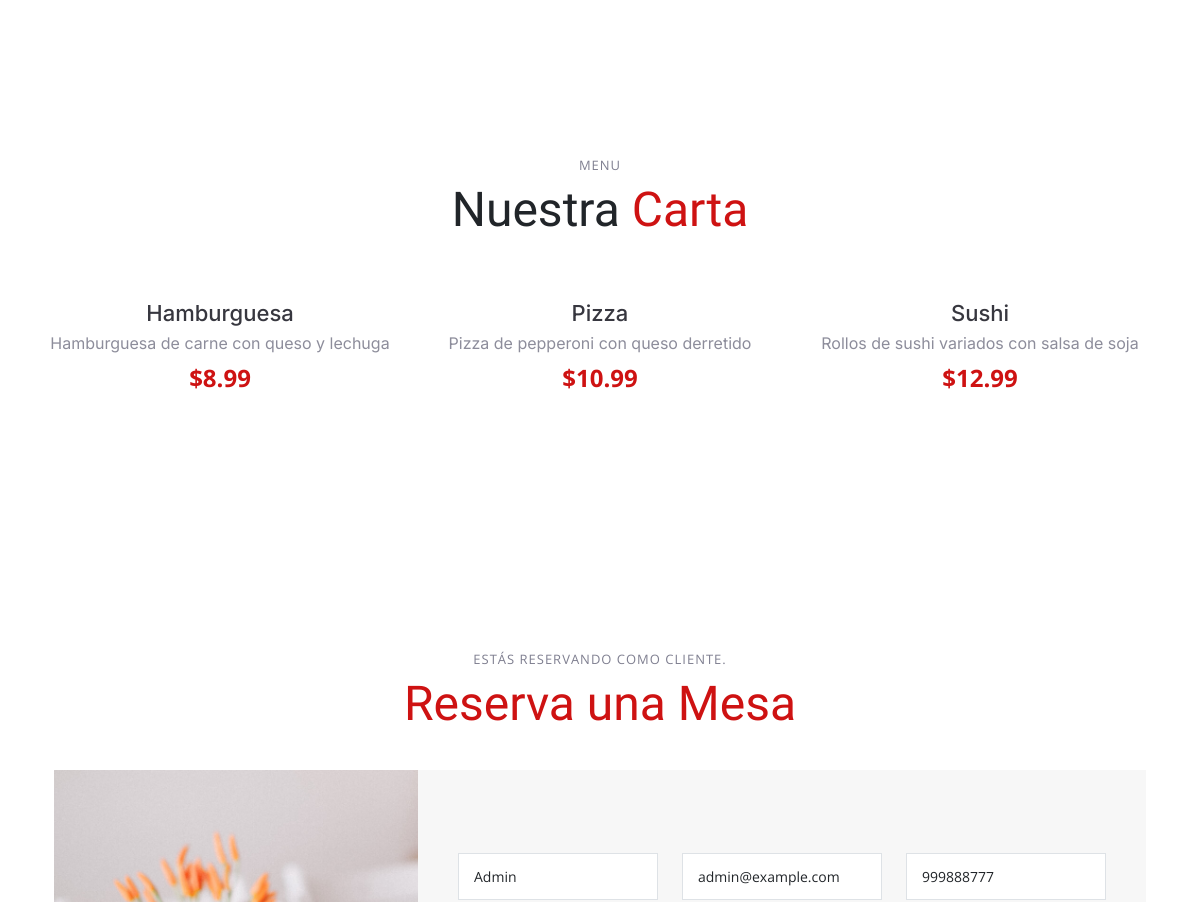
Page /indexCliente.php (signed in, middle part) on the earlier database version.
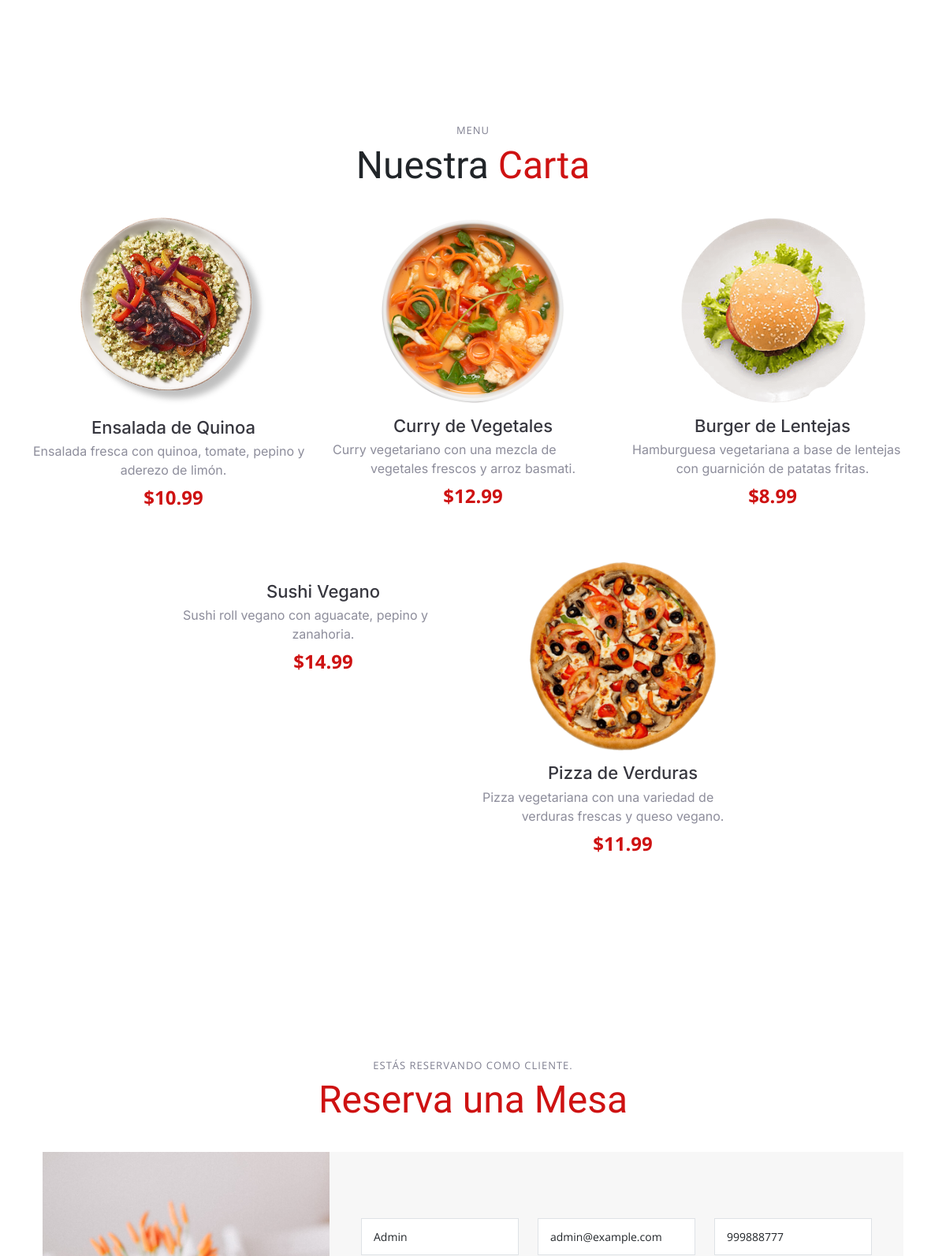
Same page on the later database version.
### tables this page shows
CREATE TABLE `menu` (
  `id` int(11) NOT NULL,
  `name` varchar(255) DEFAULT NULL,
  `descrip` varchar(255) DEFAULT NULL,
  `price` decimal(10,2) DEFAULT NULL,
  `img` varchar(255) DEFAULT NULL,
  `state` int(11) NOT NULL
);

### consultas.php (called while the page is built, shortened)
<?php
function conectar()
{
    $conexion = mysqli_connect(server, usuario, clave, nombre);
    return $conexion;
}
function listarMenuIndex()
{
    $conexion = conectar();
    $menuItems = array();
    if ($conexion != null) {
        $sql = "SELECT * FROM menu WHERE state = 1 ORDER BY id ASC";
        $consulta = mysqli_query($conexion, $sql);
        if (mysqli_num_rows($consulta) > 0) {
            while ($datos = mysqli_fetch_assoc($consulta)) {
                $menuItems[] = $datos;
            }
        }
    }
    return $menuItems;
}

### indexCliente.php (the view, shortened to what this page needs)
<?php
require_once ("consultas.php");
$menuItems = listarMenuIndex();
?>
<!DOCTYPE html>
<html lang="en">
<head>
  <link href="assets/vendor/bootstrap/css/bootstrap.min.css" rel="stylesheet">
  <link href="assets/vendor/bootstrap-icons/bootstrap-icons.css" rel="stylesheet">
  <link href="assets/vendor/aos/aos.css" rel="stylesheet">
  <link href="assets/vendor/glightbox/css/glightbox.min.css" rel="stylesheet">
  <link href="assets/vendor/swiper/swiper-bundle.min.css" rel="stylesheet">
  <link href="assets/css/main.css" rel="stylesheet">
</head>
<body>
  <main id="main">
    <section id="about" class="about">
  </section>
    <section id="menu" class="menu">
      <div class="container" data-aos="fade-up">
        <div class="section-header">
          <h2>Menu</h2>
          <p>Nuestra <span>Carta</span></p>
        </div>
        <div class="tab-content" data-aos="fade-up" data-aos-delay="300">
          <div class="tab-pane fade active show" id="menu-starters">
            <div class="row gy-5 justify-content-center">
              <?php foreach ($menuItems as $menuItem): ?>
                <div class="col-lg-4 menu-item">
                  <a href="<?php echo $menuItem['img']; ?>" class="glightbox">
                    <img src="<?php echo $menuItem['img']; ?>" class="menu-img img-fluid" alt="">
                  </a>
                  <h4><?php echo $menuItem['name']; ?></h4>
                  <p class="ingredients"><?php echo $menuItem['descrip']; ?></p>
                  <p class="price">$<?php echo $menuItem['price']; ?></p>
                </div>
              <?php endforeach; ?>
            </div>
          </div>
        </div>
      </div>
    </section>
    <section id="reservar"class="sample-page">
      <div class="container" data-aos="fade-up">
        <section id="book-a-table" class="book-a-table">
          <div class="container" data-aos="fade-up">
            <div class="section-header">
              <h2>Estás reservando como cliente.</h2>
              <p> <span>Reserva una Mesa</span> </p>
            </div>
            <div class="row g-0">
              <div class="col-lg-4 reservation-img" style="background-image: url(assets/img/reservation.jpg);"
                data-aos="zoom-out" data-aos-delay="200"></div>
              <div class="col-lg-8 d-flex align-items-center reservation-form-bg">
              <form method="post" role="form" class="php-email-form" data-aos="fade-up" data-aos-delay="100">
              <div class="row gy-4">
                <div class="col-lg-4 col-md-6">
                  <input type="text" name="name" class="form-control" id="name" placeholder="Nombre"
                    data-rule="minlen:4" data-msg="Please enter at least 4 chars" required
                    value="<?php echo isset($_SESSION['login']['name']) ? $_SESSION['login']['name'] : ''; ?>">
                </div>
                <div class="col-lg-4 col-md-6">
                  <input type="email" class="form-control" name="mail" id="mail" placeholder="Email" data-rule="email"
                    data-msg="Please enter a valid email" required
                    value="<?php echo isset($_SESSION['login']['mail']) ? $_SESSION['login']['mail'] : ''; ?>">
                </div>
                <div class="col-lg-4 col-md-6">
                  <input type="text" class="form-control" name="phone" id="phone" placeholder="Teléfono"
                    data-rule="minlen:4" data-msg="Please enter at least 4 chars"
                    value="<?php echo isset($_SESSION['login']['phone']) ? $_SESSION['login']['phone'] : ''; ?>">
                </div>
              </div>
            </form>
              </div>
            </div>
          </div>
        </section>
      </div>
    </section>
</body>
</html>

Differences in the rows shown:
removed menu: name "Hamburguesa", descrip "Hamburguesa de carne con queso y lechuga", price "8.99"
removed menu: name "Pizza", descrip "Pizza de pepperoni con queso derretido", price "10.99"
added menu: img (picture), name "Ensalada de Quinoa", descrip "Ensalada fresca con quinoa, tomate, pepino y aderezo de limón.", price "10.99"
added menu: img (picture), name "Curry de Vegetales", descrip "Curry vegetariano con una mezcla de vegetales frescos y arroz basmati.", price "12.99"
now on this page (row edited): menu: img (picture), name "Burger de Lentejas", descrip "Hamburguesa vegetariana a base de lentejas con guarnición de patatas fritas.", price "8.99"
changed menu: name "Sushi" → "Sushi Vegano"; descrip "Rollos de sushi variados con salsa de soja" → "Sushi roll vegano con aguacate, pepino y zanahoria."; price "12.99" → "14.99"
added menu: img (picture), name "Pizza de Verduras", descrip "Pizza vegetariana con una variedad de verduras frescas y queso vegano.", price "11.99"
